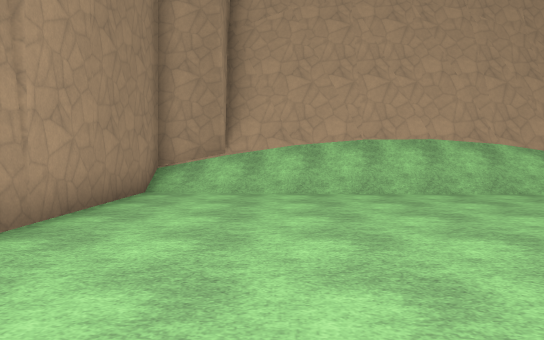
view 1 (above)

20 first-person views from a walk through a Godot game level. The camera is 1.4 m above the floor, tilts 2° down and sees 70° across. The floor is counted in squares, 2 m on a side. Each view is taken from the middle of a square. On the plan, view 1 faces up. The plan holds only what a view shows up to about 11 squares ahead; the rest is blank. The place goes on beyond the plan. Surface patterns are stand-ins for the level's own textures.

view 2
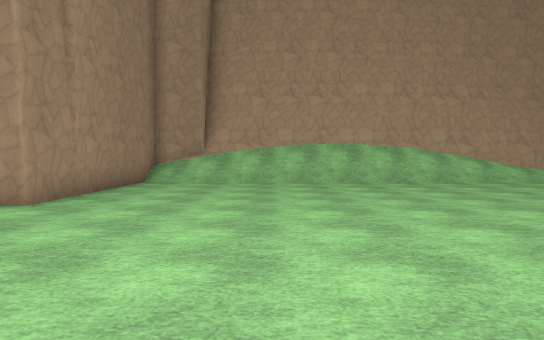

view 3
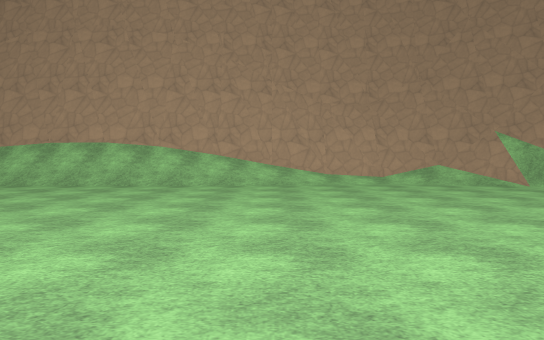

view 4
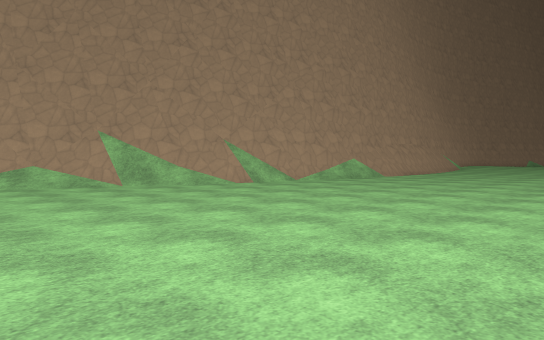

view 5
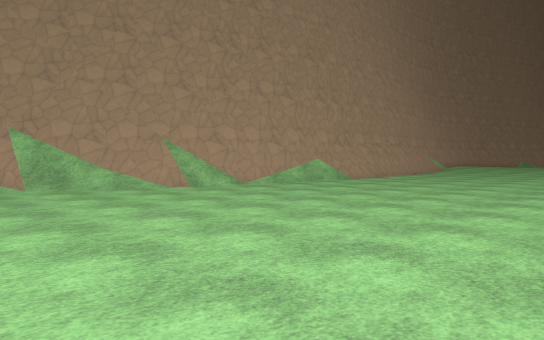

view 6
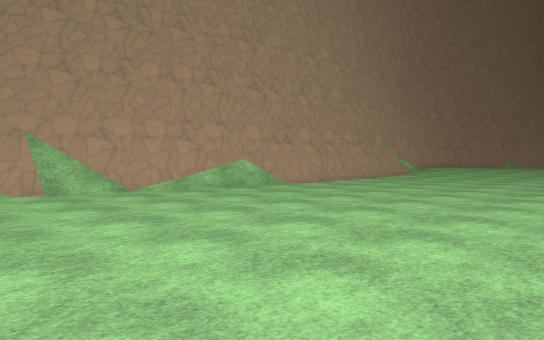

view 7
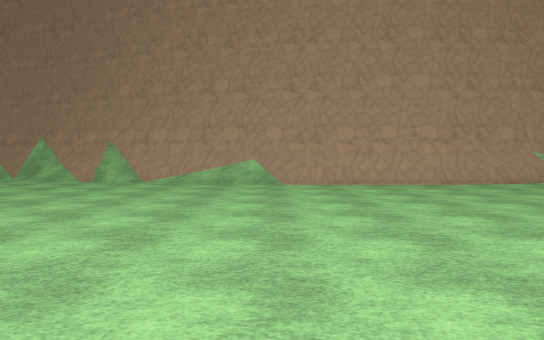

view 8
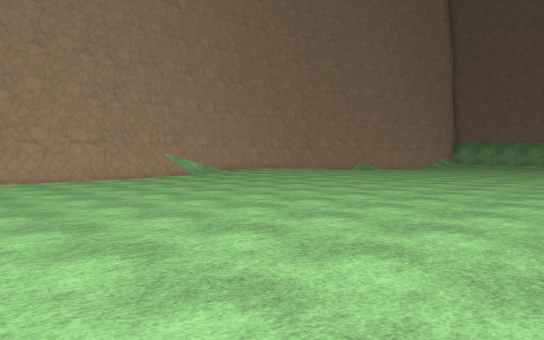

view 9
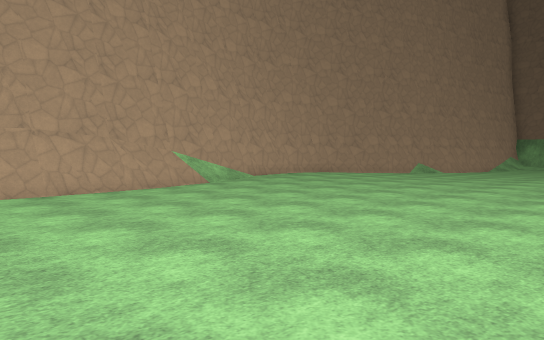

view 10
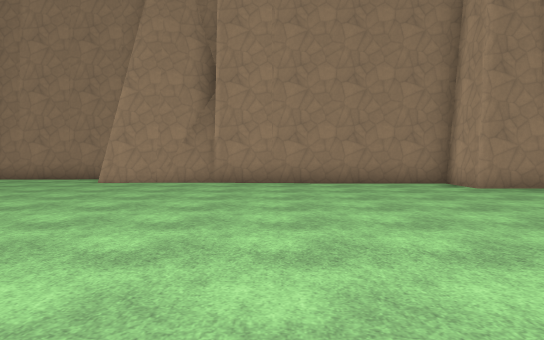

view 11
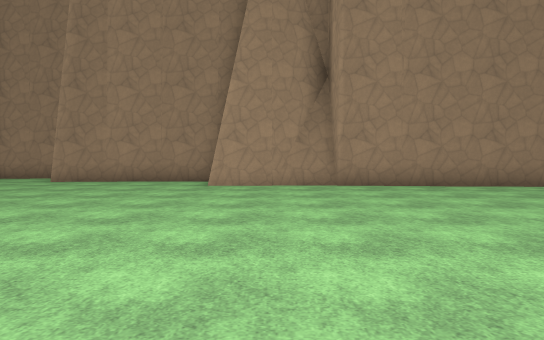

view 12
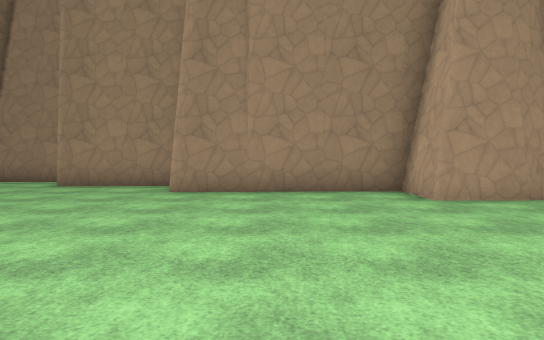

view 13
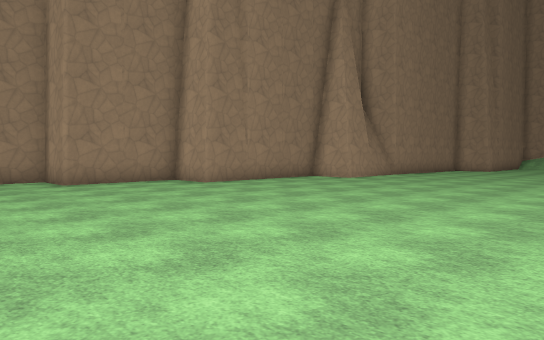

view 14
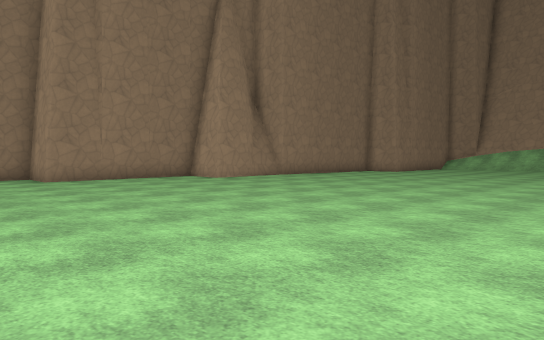

view 15
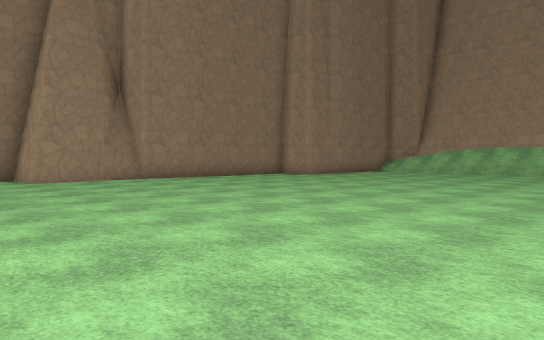

view 16
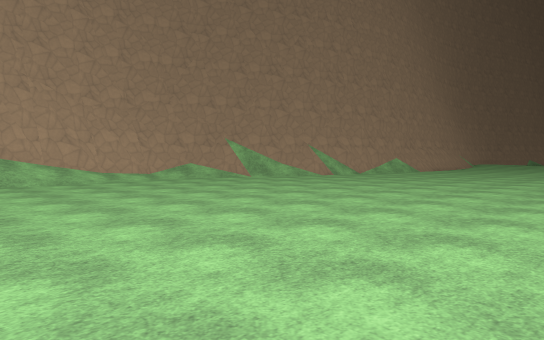

view 17
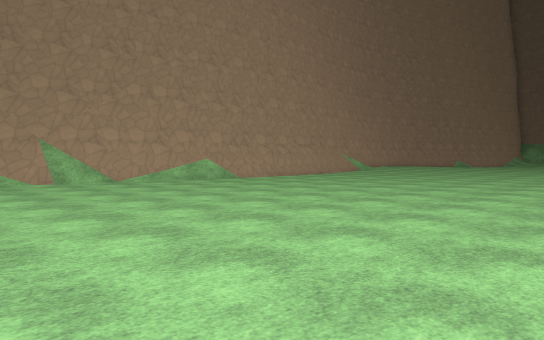

view 18
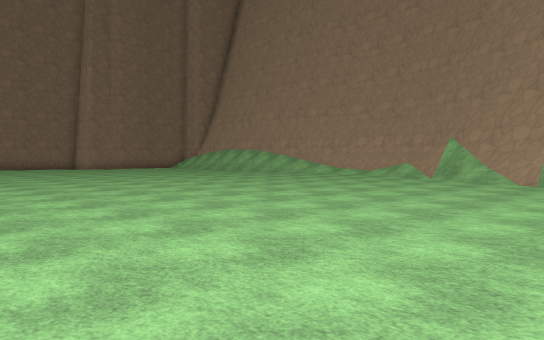

view 19
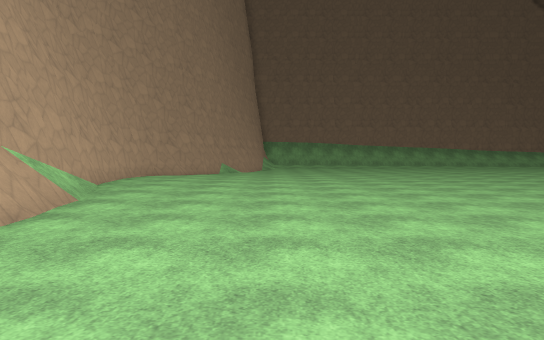

view 20
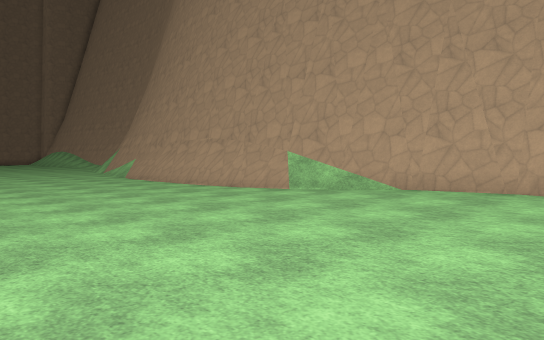

### Floor plan
Key: @ floor where view 1 was taken; # wall or solid block; . main floor; : floor 0.25 m higher than the main floor; + floor 1.75 m higher than the main floor; / step, stairs or slope; ^ raised ledge.
Columns run from 9 left of view 1 to 35 right of it. Each row starts with its distance up from view 1.
  9       ###^^^^^^##########
  8       #///////////////#+###
  7       #......./........//###
  6       #..................//######    ########
  5       #......................//########//::::
  4       #.................................:::::
  3      ##..................................::::
  2      #.......................................
  1      #.......................................
  0      #...@...................................
 -1      #.......................................
 -2      #.......................................
 -3     ##.......................................
 -4     #...........    .........................
 -5     ##..........       . .. .  ..............
 -6    ###...........               ........
 -7    #.............              . ..
 -8    #............
 -9    #........... .
-10    #...........
-11   ##............
-12   #.............
-13   #............
-14 ###........... .
-15 #............
-16 #.  ........
-17          .. .

Where each view was taken, in squares from view 1:
view 1: 0 up, 0 right, facing up
view 2: 3 down, 1 right, facing up
view 3: 2 down, 8 right, facing up
view 4: 2 down, 10 right, facing up-right
view 5: 2 down, 12 right, facing up-right
view 6: 2 down, 15 right, facing up-right
view 7: 5 down, 22 right, facing up
view 8: 7 down, 22 right, facing up-right
view 9: 3 down, 24 right, facing up-right
view 10: 2 down, 6 right, facing left
view 11: 5 down, 5 right, facing left
view 12: 9 down, 2 right, facing left
view 13: 17 down, 3 right, facing up-left
view 14: 14 down, 6 right, facing up-left
view 15: 9 down, 7 right, facing up-left
view 16: 3 down, 5 right, facing up-right
view 17: 5 down, 14 right, facing up-right
view 18: 5 down, 19 right, facing up-left
view 19: 2 up, 24 right, facing right
view 20: 1 down, 35 right, facing up-left
